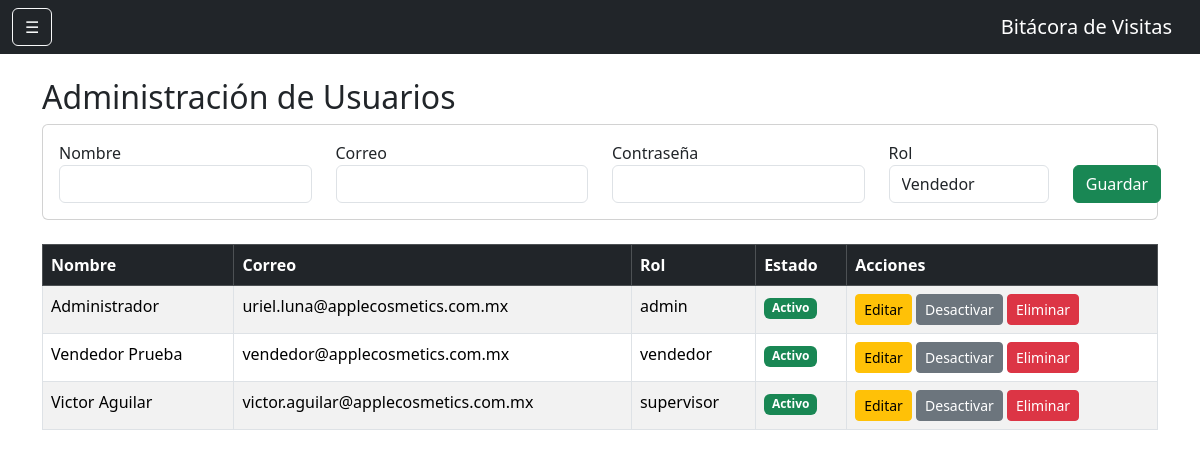
Before: /usuarios (signed in) with the older database file.
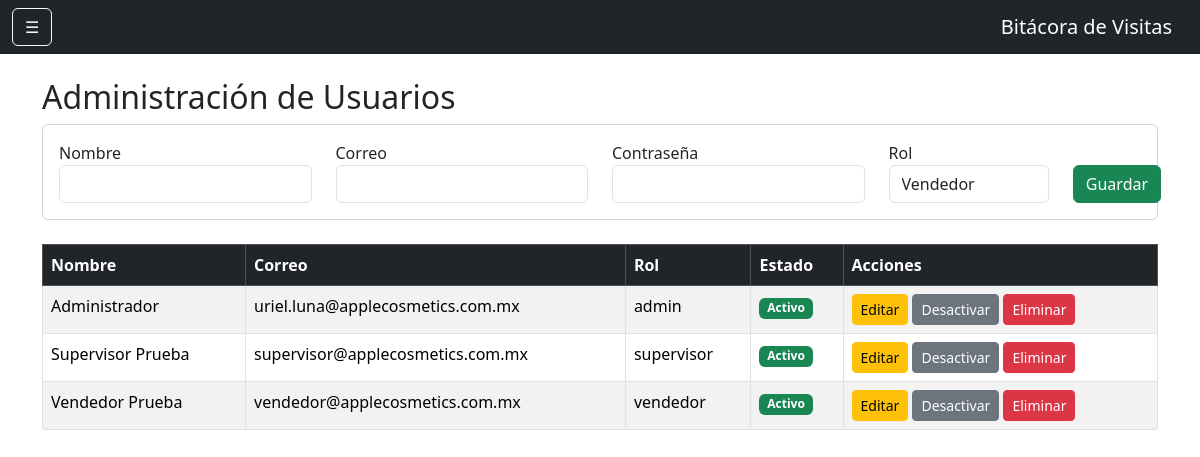
After: the same page with the newer database file.
### models.py (models this page shows)
class Usuario(UserMixin, db.Model):
    __tablename__ = 'usuarios'
    id = db.Column(db.Integer, primary_key=True)
    nombre = db.Column(db.String(100), nullable=False)
    correo = db.Column(db.String(120), unique=True, nullable=False)
    password = db.Column(db.String(500), nullable=False)
    rol = db.Column(db.String(20), default='vendedor')
    activo = db.Column(db.Boolean, default=True)

### app.py (the view, shortened to what this page needs)
@app.route('/usuarios', methods=['GET', 'POST'])
@login_required
def usuarios():
    if current_user.rol != 'admin':
        return "Acceso denegado"
    lista_usuarios = Usuario.query.order_by(
        Usuario.nombre
    ).all()
    return render_template(
        'usuarios.html',
        usuarios=lista_usuarios
    )

### app.py (called while the page is built)
@login_manager.user_loader
def load_user(user_id):
    return Usuario.query.get(int(user_id))

### templates/usuarios.html (shortened to what this page needs)
{% extends 'base.html' %}
{% block contenido %}
<h2>Administración de Usuarios</h2>
<div class="card mb-4">
    <div class="card-body">
        <form method="POST">
            <div class="row">
                <div class="col-md-3">
                    <label>Nombre</label>
                    <input
                        type="text"
                        name="nombre"
                        class="form-control"
                        required>
                </div>
                <div class="col-md-3">
                    <label>Correo</label>
                    <input
                        type="email"
                        name="correo"
                        class="form-control"
                        required>
                </div>
                <div class="col-md-3">
                    <label>Contraseña</label>
                    <input
                        type="password"
                        name="password"
                        class="form-control"
                        required>
                </div>
                <div class="col-md-2">
                    <label>Rol</label>
                    <select
                        name="rol"
                        class="form-control">
                        <option value="vendedor">
                            Vendedor
                        </option>
                    </select>
                </div>
                <div class="col-md-1 d-flex align-items-end">
                    <button
                        type="submit"
                        class="btn btn-success">
                        Guardar
                    </button>
                </div>
            </div>
        </form>
    </div>
</div>
<div class="table-responsive">
    <table class="table table-striped table-bordered">
        <thead class="table-dark">
            <tr>
                <th>Nombre</th>
                <th>Correo</th>
                <th>Rol</th>
                <th>Estado</th>
                <th>Acciones</th>
            </tr>
        </thead>
        <tbody>
            {% for usuario in usuarios %}
            <tr>
                <td>{{ usuario.nombre }}</td>
                <td>{{ usuario.correo }}</td>
                <td>{{ usuario.rol }}</td>
                <td>
                    {% if usuario.activo %}
                        <span class="badge bg-success">
                            Activo
                        </span>
                    {% else %}
                        <span class="badge bg-danger">
                            Inactivo
                        </span>
                    {% endif %}
                </td>
                <td>
                    <a href="{{ url_for('editar_usuario', id=usuario.id) }}"
                       class="btn btn-warning btn-sm">
                        Editar
                    </a>
                    {% if usuario.activo %}
                        <a href="{{ url_for('desactivar_usuario', id=usuario.id) }}"
                           class="btn btn-secondary btn-sm"
                           onclick="return confirm('¿Desea desactivar este usuario?');">
                            Desactivar
                        </a>
                    {% else %}
                        <a href="{{ url_for('reactivar_usuario', id=usuario.id) }}"
                           class="btn btn-success btn-sm"
                           onclick="return confirm('¿Desea reactivar este usuario?');">
                            Reactivar
                        </a>
                    {% endif %}
                    <a href="{{ url_for('eliminar_usuario', id=usuario.id) }}"
                       class="btn btn-danger btn-sm"
                       onclick="return confirm('¿Está seguro de eliminar este usuario definitivamente? Esta acción no se puede deshacer.');">
                        Eliminar
                    </a>
                </td>
            </tr>
            {% endfor %}
        </tbody>
    </table>
</div>
{% endblock %}

### templates/base.html (shortened to what this page needs)
<!DOCTYPE html>
<html lang="es">
<head>
    <link
        href="https://cdn.jsdelivr.net/npm/bootstrap@5.3.3/dist/css/bootstrap.min.css"
        rel="stylesheet">
</head>
<body>
    <nav class="navbar navbar-dark bg-dark">
        <div class="container-fluid">
            <button
                class="btn btn-outline-light"
                type="button"
                data-bs-toggle="offcanvas"
                data-bs-target="#menuLateral">
                ☰
            </button>
            <span class="navbar-brand mb-0 h1">
                Bitácora de Visitas
            </span>
        </div>
    </nav>
    <div class="container mt-4">
        {% block contenido %}
        {% endblock %}
    </div>
</body>
</html>

Changed rows visible on the page:
changed Usuario "supervisor": nombre "Victor Aguilar" → "Supervisor Prueba"; correo "victor.aguilar@applecosmetics.com.mx" → "supervisor@applecosmetics.com.mx"; moves up the list
